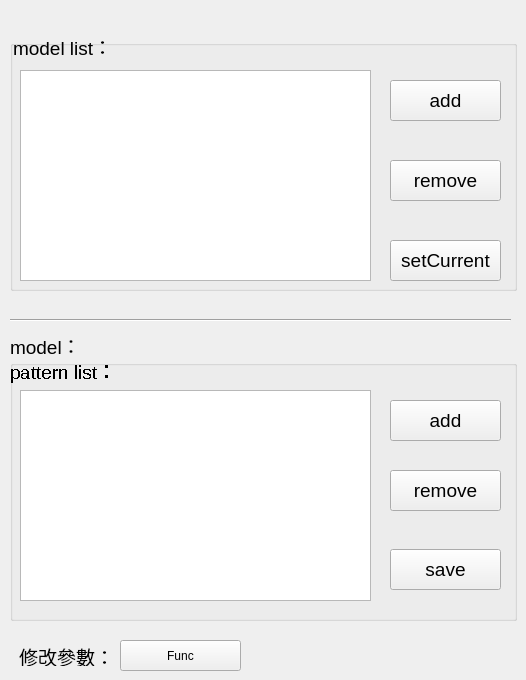
       <widget class="QWidget" name="tab_6">
        <attribute name="title">
         <string>Pattern List</string>
        </attribute>
        <widget class="QGroupBox" name="groupBox">
         <property name="geometry">
          <rect>
           <x>10</x>
           <y>360</y>
           <width>507</width>
           <height>261</height>
          </rect>
         </property>
         <property name="font">
          <font>
           <stylestrategy>NoAntialias</stylestrategy>
          </font>
         </property>
         <property name="styleSheet">
          <string notr="true">groupBox-&gt;setStyleSheet(&quot;background-color: transparent;&quot;); </string>
         </property>
         <property name="title">
          <string/>
         </property>
         <widget class="QPushButton" name="puB_save_p">
          <property name="geometry">
           <rect>
            <x>380</x>
            <y>189</y>
            <width>111</width>
            <height>41</height>
           </rect>
          </property>
          <property name="font">
           <font>
            <pointsize>14</pointsize>
            <stylestrategy>PreferDefault</stylestrategy>
           </font>
          </property>
          <property name="text">
           <string>save</string>
          </property>
         </widget>
         <widget class="QPushButton" name="puB_remove_p">
          <property name="geometry">
           <rect>
            <x>380</x>
            <y>110</y>
            <width>111</width>
            <height>41</height>
           </rect>
          </property>
          <property name="font">
           <font>
            <pointsize>14</pointsize>
            <stylestrategy>PreferDefault</stylestrategy>
           </font>
          </property>
          <property name="text">
           <string>remove</string>
          </property>
         </widget>
         <widget class="QListWidget" name="list_Pattern">
          <property name="geometry">
           <rect>
            <x>10</x>
            <y>30</y>
            <width>351</width>
            <height>211</height>
           </rect>
          </property>
          <property name="sizePolicy">
           <sizepolicy hsizetype="Expanding" vsizetype="Expanding">
            <horstretch>0</horstretch>
            <verstretch>0</verstretch>
           </sizepolicy>
          </property>
          <property name="font">
           <font>
            <pointsize>13</pointsize>
            <stylestrategy>PreferDefault</stylestrategy>
           </font>
          </property>
          <property name="autoScroll">
           <bool>false</bool>
          </property>
          <property name="dragEnabled">
           <bool>true</bool>
          </property>
          <property name="dragDropOverwriteMode">
           <bool>true</bool>
          </property>
          <property name="dragDropMode">
           <enum>QAbstractItemView::InternalMove</enum>
          </property>
          <property name="sortingEnabled">
           <bool>true</bool>
          </property>
         </widget>
         <widget class="QPushButton" name="puB_add_p">
          <property name="geometry">
           <rect>
            <x>380</x>
            <y>40</y>
            <width>111</width>
            <height>41</height>
           </rect>
          </property>
          <property name="font">
           <font>
            <pointsize>14</pointsize>
            <stylestrategy>PreferDefault</stylestrategy>
           </font>
          </property>
          <property name="text">
           <string>add</string>
          </property>
         </widget>
         <widget class="QLabel" name="label_10">
          <property name="geometry">
           <rect>
            <x>0</x>
            <y>-10</y>
            <width>111</width>
            <height>41</height>
           </rect>
          </property>
          <property name="font">
           <font>
            <pointsize>14</pointsize>
           </font>
          </property>
          <property name="text">
           <string>pattern list：</string>
          </property>
         </widget>
        </widget>
        <widget class="QPushButton" name="puB_func">
         <property name="geometry">
          <rect>
           <x>120</x>
           <y>640</y>
           <width>121</width>
           <height>31</height>
          </rect>
         </property>
         <property name="text">
          <string>Func</string>
         </property>
        </widget>
        <widget class="QLabel" name="label_5">
         <property name="geometry">
          <rect>
           <x>19</x>
           <y>646</y>
           <width>111</width>
           <height>20</height>
          </rect>
         </property>
         <property name="font">
          <font>
           <pointsize>14</pointsize>
          </font>
         </property>
         <property name="text">
          <string>修改參數：</string>
         </property>
        </widget>
        <widget class="QGroupBox" name="groupBox_5">
         <property name="geometry">
          <rect>
           <x>10</x>
           <y>40</y>
           <width>507</width>
           <height>251</height>
          </rect>
         </property>
         <property name="font">
          <font>
           <stylestrategy>NoAntialias</stylestrategy>
          </font>
         </property>
         <property name="styleSheet">
          <string notr="true">groupBox-&gt;setStyleSheet(&quot;background-color: transparent;&quot;); </string>
         </property>
         <property name="title">
          <string/>
         </property>
         <widget class="QPushButton" name="puB_setCur_m">
          <property name="geometry">
           <rect>
            <x>380</x>
            <y>200</y>
            <width>111</width>
            <height>41</height>
           </rect>
          </property>
          <property name="font">
           <font>
            <pointsize>14</pointsize>
            <stylestrategy>PreferDefault</stylestrategy>
           </font>
          </property>
          <property name="text">
           <string>setCurrent</string>
          </property>
         </widget>
         <widget class="QPushButton" name="puB_remove_m">
          <property name="geometry">
           <rect>
            <x>380</x>
            <y>120</y>
            <width>111</width>
            <height>41</height>
           </rect>
          </property>
          <property name="font">
           <font>
            <pointsize>14</pointsize>
            <stylestrategy>PreferDefault</stylestrategy>
           </font>
          </property>
          <property name="text">
           <string>remove</string>
          </property>
         </widget>
         <widget class="QListWidget" name="list_model">
          <property name="geometry">
           <rect>
            <x>10</x>
            <y>30</y>
            <width>351</width>
            <height>211</height>
           </rect>
          </property>
          <property name="sizePolicy">
           <sizepolicy hsizetype="Expanding" vsizetype="Expanding">
            <horstretch>0</horstretch>
            <verstretch>0</verstretch>
           </sizepolicy>
          </property>
          <property name="font">
           <font>
            <pointsize>13</pointsize>
            <stylestrategy>PreferDefault</stylestrategy>
           </font>
          </property>
          <property name="dragEnabled">
           <bool>false</bool>
          </property>
          <property name="dragDropOverwriteMode">
           <bool>true</bool>
          </property>
          <property name="dragDropMode">
           <enum>QAbstractItemView::InternalMove</enum>
          </property>
         </widget>
         <widget class="QPushButton" name="puB_add_m">
          <property name="geometry">
           <rect>
            <x>380</x>
            <y>40</y>
            <width>111</width>
            <height>41</height>
           </rect>
          </property>
          <property name="font">
           <font>
            <pointsize>14</pointsize>
            <stylestrategy>PreferDefault</stylestrategy>
           </font>
          </property>
          <property name="text">
           <string>add</string>
          </property>
         </widget>
        </widget>
        <widget class="QLabel" name="label_7">
         <property name="geometry">
          <rect>
           <x>13</x>
           <y>36</y>
           <width>111</width>
           <height>20</height>
          </rect>
         </property>
         <property name="font">
          <font>
           <pointsize>14</pointsize>
          </font>
         </property>
         <property name="text">
          <string>model list：</string>
         </property>
        </widget>
        <widget class="Line" name="line">
         <property name="geometry">
          <rect>
           <x>10</x>
           <y>300</y>
           <width>501</width>
           <height>41</height>
          </rect>
         </property>
         <property name="orientation">
          <enum>Qt::Horizontal</enum>
         </property>
        </widget>
        <widget class="QLabel" name="label_13">
         <property name="geometry">
          <rect>
           <x>10</x>
           <y>335</y>
           <width>81</width>
           <height>20</height>
          </rect>
         </property>
         <property name="font">
          <font>
           <pointsize>14</pointsize>
          </font>
         </property>
         <property name="text">
          <string>model：</string>
         </property>
        </widget>
        <widget class="QLabel" name="lbl_modelPT">
         <property name="geometry">
          <rect>
           <x>80</x>
           <y>330</y>
           <width>121</width>
           <height>31</height>
          </rect>
         </property>
         <property name="font">
          <font>
           <pointsize>14</pointsize>
          </font>
         </property>
         <property name="text">
          <string/>
         </property>
        </widget>
       </widget>
